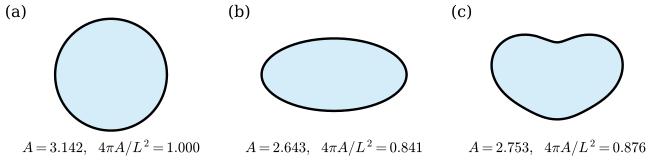

Source code (Python):
"""그림 5.7.1: 길이가 같은 닫힌 곡선들이 둘러싸는 넓이 (5.7절, 정리 5.7.7).

세 곡선을 모두 길이 L = 2π가 되도록 닮음변환(확대·축소)한 뒤 같은 축척으로 그린다.
(a) 단위원: A = π, 4πA/L² = 1.
(b) 타원 (2cos t, sin t)를 길이 2π로 줄인 것.
(c) 콩 모양 곡선 ρ(t)(cos t, sin t), ρ = 1 + cos(2t)/4 + 3 sin(3t)/25 를 길이 2π로 줄인 것.
넓이 A = ½∫(xy' - yx')dt와 길이 L은 수치 적분(주기함수의 사다리꼴 공식)으로 계산하고, 비 4πA/L²를 적는다.
자기검사: (a)의 비는 1, (b)·(c)는 1보다 작다.

실행: 프로젝트 루트에서 ``PYTHONPATH=tools python3 chapters/05-space-curves/figures/fig-5-7-1-same-length.py``
"""

import dgfig

dgfig.setup()

import math

import matplotlib.pyplot as plt
import numpy as np
import sympy as sp

C = dgfig.COLORS
t = sp.symbols("t", real=True)
rho = 1 + sp.cos(2 * t) / 4 + sp.Rational(3, 25) * sp.sin(3 * t)
curves = [(sp.Matrix([sp.cos(t), sp.sin(t)]), "(a)"),
          (sp.Matrix([2 * sp.cos(t), sp.sin(t)]), "(b)"),
          (rho * sp.Matrix([sp.cos(t), sp.sin(t)]), "(c)")]
ts = np.linspace(0, 2 * np.pi, 20000, endpoint=False)
fig, axs = plt.subplots(1, 3, figsize=(7.0, 2.6))
ratios = []
for ax, (g, tag) in zip(axs, curves):
    f = sp.lambdify(t, list(g), "numpy")
    d = sp.lambdify(t, list(sp.diff(g, t)), "numpy")
    x, y = (np.broadcast_to(c, ts.shape) for c in f(ts))
    dx, dy = (np.broadcast_to(c, ts.shape) for c in d(ts))
    L = np.mean(np.hypot(dx, dy)) * 2 * np.pi
    A = np.mean(x * dy - y * dx) / 2 * 2 * np.pi
    lam = 2 * np.pi / L                                          # 길이를 2π로
    X, Y = lam * x, lam * y
    X, Y = X - X.mean(), Y - Y.mean()
    A2, L2 = lam ** 2 * A, lam * L
    ratio = 4 * math.pi * A2 / L2 ** 2
    ratios.append(ratio)
    Xp, Yp = X[::25], Y[::25]                                   # 그릴 때는 800점이면 충분하다
    ax.fill(Xp, Yp, color=C["region"], alpha=0.25, lw=0)
    ax.plot(np.append(Xp, Xp[0]), np.append(Yp, Yp[0]), color=C["main"], lw=dgfig.LW["main"])
    dgfig.schematic_axes(ax, xlim=(-1.9, 1.9), ylim=(-1.45, 1.25))
    ax.text(0.0, 1.0, tag, transform=ax.transAxes, fontsize=12, va="top")
    ax.text(0.5, 0.0, r"$A=%.3f,\ \ 4\pi A/L^2=%.3f$" % (A2, ratio), transform=ax.transAxes, fontsize=11,
            ha="center", va="bottom")
assert abs(ratios[0] - 1) < 1e-9 and ratios[1] < 1 and ratios[2] < 1
fig.subplots_adjust(left=0.01, right=0.99, top=0.99, bottom=0.01, wspace=0.05)
dgfig.save(fig, __file__)
